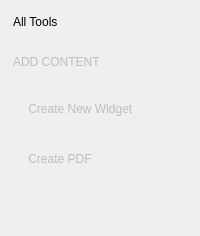
        <widget class="QWidget" name="page_5">
         <property name="styleSheet">
          <string notr="true">	padding: 5 5 5 5;
	margin: 5 5 5 5;</string>
         </property>
         <layout class="QGridLayout" name="gridLayout_4">
          <property name="leftMargin">
           <number>0</number>
          </property>
          <property name="topMargin">
           <number>5</number>
          </property>
          <property name="rightMargin">
           <number>0</number>
          </property>
          <item row="0" column="0">
           <widget class="QWidget" name="widget_9" native="true">
            <layout class="QHBoxLayout" name="horizontalLayout">
             <property name="leftMargin">
              <number>0</number>
             </property>
             <property name="topMargin">
              <number>0</number>
             </property>
             <property name="rightMargin">
              <number>0</number>
             </property>
             <property name="bottomMargin">
              <number>0</number>
             </property>
             <item>
              <widget class="QLabel" name="label">
               <property name="styleSheet">
                <string notr="true">QLabel {
	font: 700 11pt &quot;Consolas&quot;;
}</string>
               </property>
               <property name="text">
                <string>All Tools</string>
               </property>
              </widget>
             </item>
             <item>
              <widget class="QPushButton" name="workspaceEditSettingsButton">
               <property name="maximumSize">
                <size>
                 <width>45</width>
                 <height>16777215</height>
                </size>
               </property>
               <property name="cursor">
                <cursorShape>PointingHandCursor</cursorShape>
               </property>
               <property name="tabletTracking">
                <bool>false</bool>
               </property>
               <property name="focusPolicy">
                <enum>Qt::StrongFocus</enum>
               </property>
               <property name="styleSheet">
                <string notr="true">QPushButton {
	margin: 5 5 5 5;
	padding: 5 5 5 5;
	border-radius: 3px;
	background: transparent;
}
QPushButton:hover {
            background: rgb(72, 75, 75);
}
QPushButton:focus {
            background: rgb(75, 75, 75);
}</string>
               </property>
               <property name="text">
                <string/>
               </property>
               <property name="icon">
                <iconset>
                 <normaloff>../../resources/icons/setting.png</normaloff>../../resources/icons/setting.png</iconset>
               </property>
               <property name="iconSize">
                <size>
                 <width>17</width>
                 <height>17</height>
                </size>
               </property>
               <property name="checkable">
                <bool>false</bool>
               </property>
              </widget>
             </item>
            </layout>
           </widget>
          </item>
          <item row="1" column="0">
           <widget class="QWidget" name="widget_3" native="true">
            <property name="minimumSize">
             <size>
              <width>0</width>
              <height>0</height>
             </size>
            </property>
            <property name="maximumSize">
             <size>
              <width>16777215</width>
              <height>16777215</height>
             </size>
            </property>
            <property name="sizeIncrement">
             <size>
              <width>0</width>
              <height>0</height>
             </size>
            </property>
            <property name="styleSheet">
             <string notr="true"/>
            </property>
            <layout class="QVBoxLayout" name="verticalLayout_2">
             <property name="leftMargin">
              <number>0</number>
             </property>
             <property name="topMargin">
              <number>0</number>
             </property>
             <property name="rightMargin">
              <number>0</number>
             </property>
             <property name="bottomMargin">
              <number>0</number>
             </property>
             <item>
              <widget class="QLabel" name="label_6">
               <property name="styleSheet">
                <string notr="true">QLabel {font: 700 10pt &quot;Consolas&quot;;color: 	rgb(190, 190, 190);}</string>
               </property>
               <property name="text">
                <string>ADD CONTENT</string>
               </property>
              </widget>
             </item>
             <item>
              <widget class="QWidget" name="widget_15" native="true">
               <property name="minimumSize">
                <size>
                 <width>0</width>
                 <height>100</height>
                </size>
               </property>
               <property name="styleSheet">
                <string notr="true">QPushButton {
		border: 0px;
		font: 500 10pt &quot;Consolas&quot;;
		height: 40px;
		text-align:left;
		padding: 5 5 5 5;
		color: 	rgb(190, 190, 190)
}
QPushButton:hover {
            background: rgb(55, 55, 55);
			color: white;
        }
QPushButton:checked  {
		border: 0px;
		border-radius: 0px;
		border-left: 3px solid rgb(63, 101, 255);
		color: white;
}
QPushButton:unchecked  {
		border: 0px;
		background-color: transparent;
		color: 	rgb(171, 171, 171);
}
QToolTip{ 
		font: 12pt;
		color: rgb(100, 100, 100);
}
QWidget {
border: 0;
}</string>
               </property>
               <layout class="QVBoxLayout" name="verticalLayout_10">
                <property name="leftMargin">
                 <number>15</number>
                </property>
                <property name="topMargin">
                 <number>0</number>
                </property>
                <property name="rightMargin">
                 <number>0</number>
                </property>
                <property name="bottomMargin">
                 <number>0</number>
                </property>
                <item>
                 <widget class="QPushButton" name="CreateWidgetButton">
                  <property name="minimumSize">
                   <size>
                    <width>40</width>
                    <height>40</height>
                   </size>
                  </property>
                  <property name="maximumSize">
                   <size>
                    <width>9999</width>
                    <height>40</height>
                   </size>
                  </property>
                  <property name="cursor">
                   <cursorShape>PointingHandCursor</cursorShape>
                  </property>
                  <property name="contextMenuPolicy">
                   <enum>Qt::DefaultContextMenu</enum>
                  </property>
                  <property name="toolTip">
                   <string>New:
Click to add a new widget.</string>
                  </property>
                  <property name="styleSheet">
                   <string notr="true">font: 500 11pt &quot;Consolas&quot;;</string>
                  </property>
                  <property name="text">
                   <string> Create New Widget</string>
                  </property>
                  <property name="icon">
                   <iconset>
                    <normaloff>../../resources/icons/widget.png</normaloff>../../resources/icons/widget.png</iconset>
                  </property>
                  <property name="iconSize">
                   <size>
                    <width>18</width>
                    <height>19</height>
                   </size>
                  </property>
                  <property name="checkable">
                   <bool>true</bool>
                  </property>
                  <property name="flat">
                   <bool>true</bool>
                  </property>
                  <attribute name="buttonGroup">
                   <string notr="true">WorkspaceToolsButtonGroup</string>
                  </attribute>
                 </widget>
                </item>
                <item>
                 <widget class="QPushButton" name="pushButton">
                  <property name="maximumSize">
                   <size>
                    <width>16777215</width>
                    <height>40</height>
                   </size>
                  </property>
                  <property name="cursor">
                   <cursorShape>PointingHandCursor</cursorShape>
                  </property>
                  <property name="styleSheet">
                   <string notr="true">font: 500 11pt &quot;Consolas&quot;;</string>
                  </property>
                  <property name="text">
                   <string> Create PDF</string>
                  </property>
                  <property name="icon">
                   <iconset>
                    <normaloff>../../resources/icons/pdf.png</normaloff>../../resources/icons/pdf.png</iconset>
                  </property>
                  <property name="iconSize">
                   <size>
                    <width>18</width>
                    <height>19</height>
                   </size>
                  </property>
                  <property name="checkable">
                   <bool>true</bool>
                  </property>
                  <attribute name="buttonGroup">
                   <string notr="true">WorkspaceToolsButtonGroup</string>
                  </attribute>
                 </widget>
                </item>
               </layout>
              </widget>
             </item>
             <item>
              <spacer name="verticalSpacer">
               <property name="orientation">
                <enum>Qt::Vertical</enum>
               </property>
               <property name="sizeHint" stdset="0">
                <size>
                 <width>20</width>
                 <height>40</height>
                </size>
               </property>
              </spacer>
             </item>
            </layout>
           </widget>
          </item>
         </layout>
        </widget>
